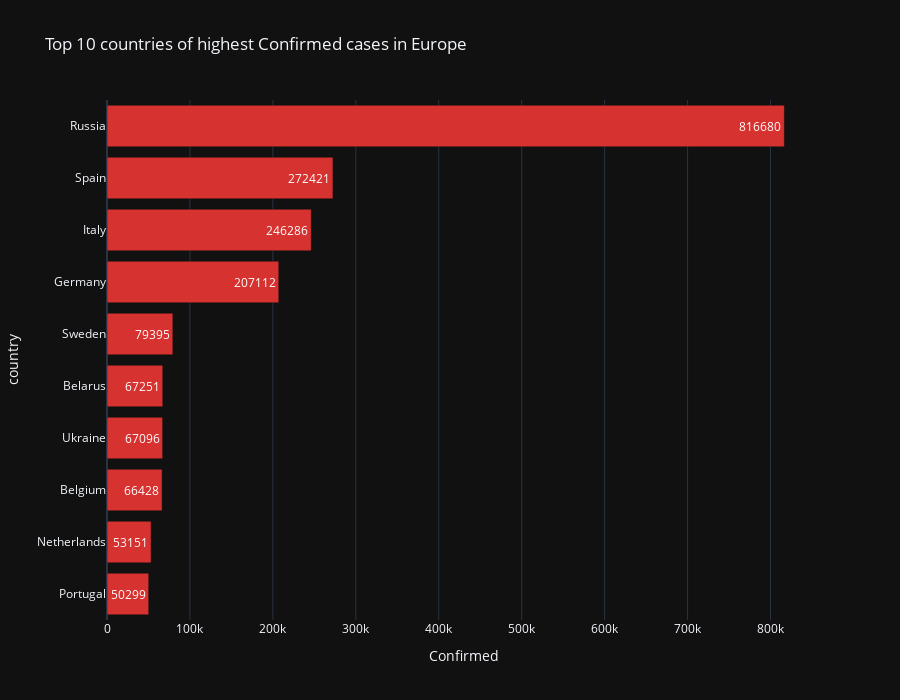

Write notebook code for a chart like this one.
### Code cell
e = eurod.sort_values(by = "Confirmed", ascending = False).head(10)[::-1]

fig = px.bar(e,  y = "country", x = "Confirmed", template = "plotly_dark",
            title = "Top 10 countries of highest Confirmed cases in Europe", color_discrete_sequence = ["#D63230"],
            height = 700, text = "Confirmed")
fig.show()

### Figure 1 — Plotly figure (JSON) as saved in the notebook; plotly's stock layout.template omitted (floating-point values rounded to 4 significant figures)
{"data": [{"alignmentgroup": "True", "hovertemplate": "Confirmed=%{text}<br>country=%{y}<extra></extra>", "legendgroup": "", "marker": {"color": "#D63230", "pattern": {"shape": ""}}, "name": "", "offsetgroup": "", "orientation": "h", "showlegend": false, "text": [50299, 53151, 66428, 67096, 67251, 79395, 207112, 246286, 272421, 816680], "textposition": "auto", "type": "bar", "x": [50299, 53151, 66428, 67096, 67251, 79395, 207112, 246286, 272421, 816680], "xaxis": "x", "y": ["Portugal", "Netherlands", "Belgium", "Ukraine", "Belarus", "Sweden", "Germany", "Italy", "Spain", "Russia"], "yaxis": "y"}], "layout": {"barmode": "relative", "height": 700, "legend": {"tracegroupgap": 0}, "title": {"text": "Top 10 countries of highest Confirmed cases in Europe"}, "xaxis": {"anchor": "y", "domain": [0, 1], "title": {"text": "Confirmed"}}, "yaxis": {"anchor": "x", "domain": [0, 1], "title": {"text": "country"}}}}
